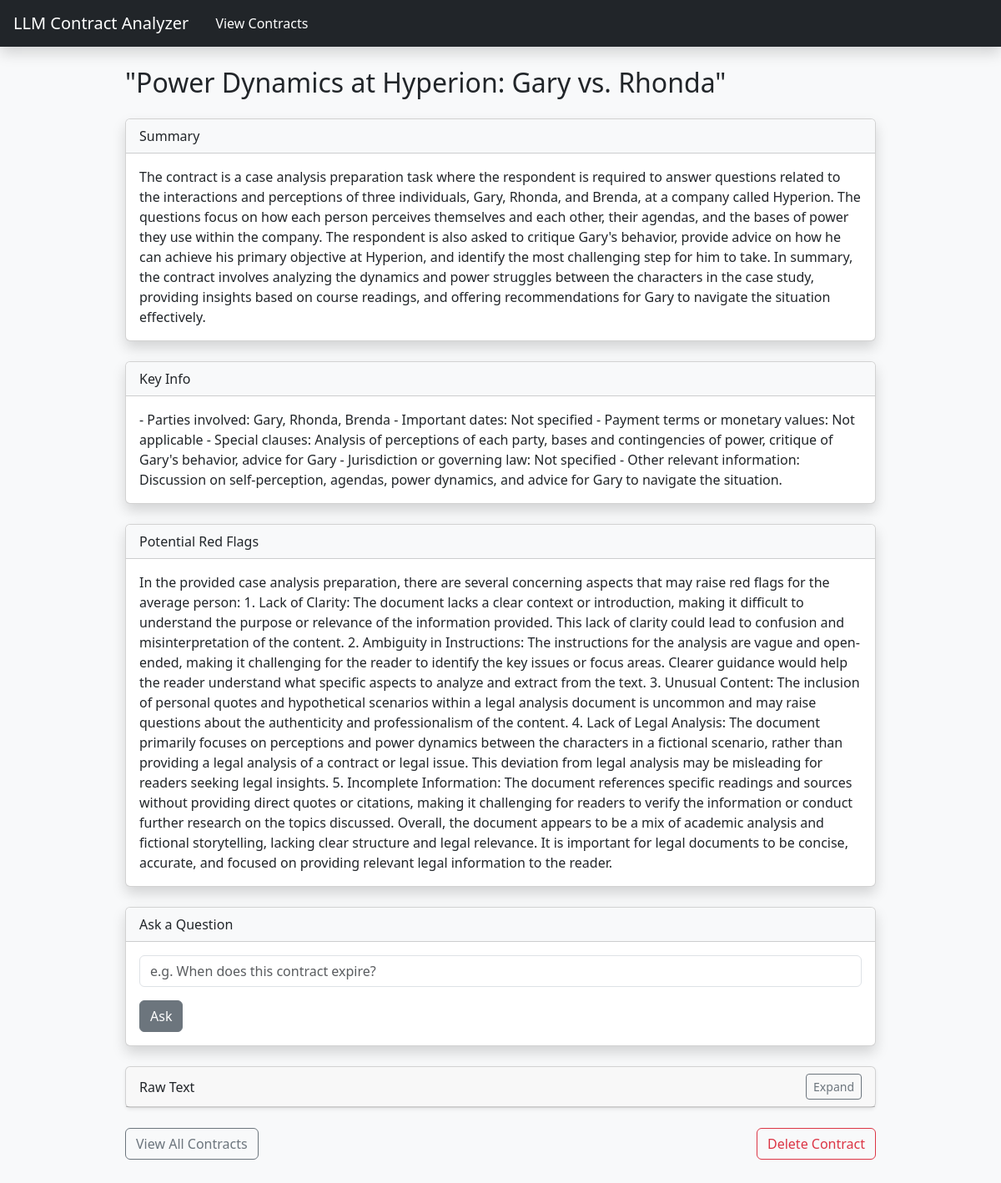
The app's page /contract/10/ with its own data.
### analyzer/models.py (models this page shows)
class Contract(models.Model):
    uploaded_at = models.DateTimeField(auto_now_add=True)
    file = models.FileField(upload_to='contracts/')
    raw_text = models.TextField(blank=True)
    summary = models.TextField(blank=True)
    key_info = models.TextField(blank=True)
    red_flags = models.TextField(blank=True)
    title = models.CharField(max_length=200, blank=True)

### analyzer/views.py (the view)
# urls.py: path('contract/<int:pk>/', views.view_contract, name='view_contract'),
def view_contract(request, pk):
    contract = get_object_or_404(Contract, pk=pk)
    form = QuestionForm()
    return render(request, 'analyzer/view_contract.html', {
        'contract': contract,
        'form': form
    })

### analyzer/forms.py
class QuestionForm(forms.Form):
    question = forms.CharField(
        label = 'Ask a question about this contract',
        widget = forms.TextInput(attrs={'class': 'form-control', 'placeholder': 'e.g. When does this contract expire?'})
    )

### analyzer/templates/analyzer/view_contract.html (shortened to what this page needs)
{% extends "analyzer/base.html" %}
{% block content %}
<div class="mx-auto" style="max-width: 900px;">
    <h2 class="mb-4">{{contract.title}}</h2>
    <div class="card shadow mb-4">
        <div class="card-header bg-light text-dark">Summary</div>
        <div class="card-body"><p class="mb-0">{{ contract.summary }}</p></div>
    </div>
    <div class="card shadow mb-4">
        <div class="card-header bg-light text-dark">Key Info</div>
        <div class="card-body"><p class="mb-0">{{ contract.key_info }}</p></div>
    </div>
    <div class="card shadow mb-4">
        <div class="card-header bg-light text-dark">Potential Red Flags</div>
        <div class="card-body"><p class="mb-0">{{ contract.red_flags }}</p></div>
    </div>
    <div class="card shadow mb-4">
        <div class="card-header bg-light text-dark">Ask a Question</div>
        <div class="card-body">
            <form method="POST" hx-post="{% url 'ask_question' contract.pk %}" hx-target="#qa-response" hx-swap="innerHTML">
                <div class="mb-3">
                    {{ form.question }}
                </div>
                <button type="submit" class="btn btn-secondary">Ask</button>
            </form>
        </div>
    </div>
    <div class="card shadow-sm mb-4">
        <div class="card-header d-flex justify-content-between align-items-center">
            <span>Raw Text</span>
            <button class="btn btn-sm btn-outline-secondary" type="button" data-bs-toggle="collapse" data-bs-target="#rawText" aria-expanded="false" aria-controls="rawText">
                Expand
            </button>
        </div>
    </div>
    <div class="d-flex justify-content-between mb-5">
        <a href="{% url 'contract_list' %}" class="btn btn-outline-secondary">View All Contracts</a>
        <a href="{% url 'delete_contract' contract.pk %}" class="btn btn-outline-danger">Delete Contract</a>
    </div>
</div>
{% endblock %}

### records on screen
Contract: title "\"Power Dynamics at Hyperion: Gary vs. Rhonda\"", summary "The contract is a case analysis preparation task where the respondent is required to answer questions related to the interactions and perceptions of three individuals, Gary, Rhonda, and Brenda, at a company called Hyperion. The questions focus on how each person perceives themselves and each other, their agendas, and the bases of power they use within the company. The respondent is also asked to critique Gary's behavior, provide advice on how he can achieve his primary objective at Hyperion, and identify the most challenging step for him to take. In summary, the contract involves analyzing the dynamics and power struggles between the characters in the case study, providing insights based on…", key_info "- Parties involved: Gary, Rhonda, Brenda - Important dates: Not specified - Payment terms or monetary values: Not applicable - Special clauses: Analysis of perceptions of each party, bases and contingencies of power, critique of Gary's behavior, advice for Gary - Jurisdiction or governing law: Not specified - Other relevant information: Discussion on self-perception, agendas, power dynamics, and advice for Gary to navigate the situation.", red_flags "In the provided case analysis preparation, there are several concerning aspects that may raise red flags for the average person: 1. Lack of Clarity: The document lacks a clear context or introduction, making it difficult to understand the purpose or relevance of the information provided. This lack of clarity could lead to confusion and misinterpretation of the content. 2. Ambiguity in Instructions: The instructions for the analysis are vague and open-ended, making it challenging for the reader to identify the key issues or focus areas. Clearer guidance would help the reader understand what specific aspects to analyze and extract from the text. 3. Unusual Content: The inclusion of personal…"
